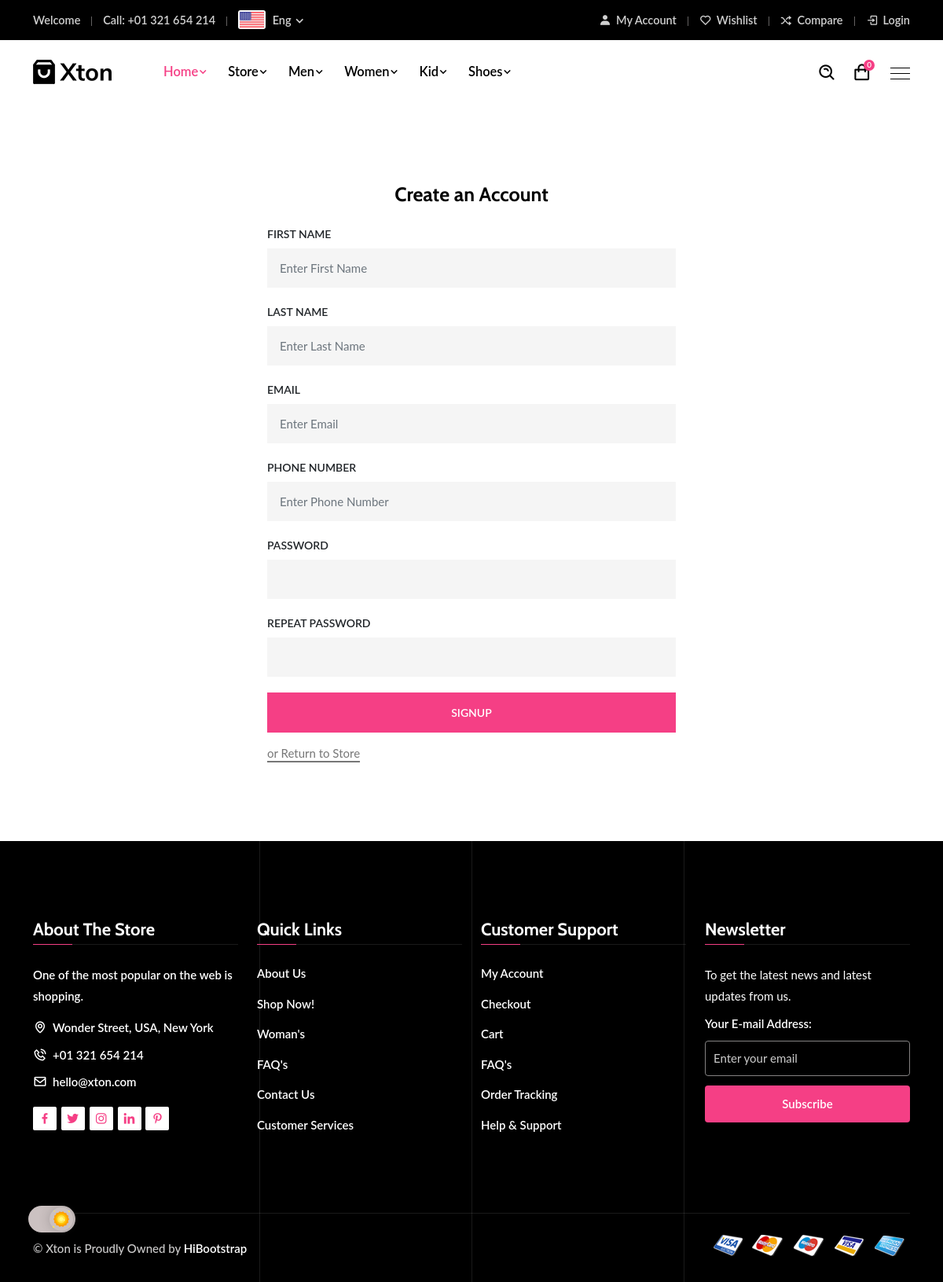
/account/register/, run on the app's committed database.
### category/models.py (models this page shows, shortened)
class Category(models.Model):
    category_name = models.CharField(max_length=50, unique=True)
    slug = models.SlugField(max_length=100, unique=True)
    description = models.TextField(max_length=255, blank=True)
    cat_image = models.ImageField(upload_to= 'photos/categories', blank=True)
    class Meta:
        verbose_name='category'
        verbose_name_plural = 'categories'
    def get_url(self):
        return reverse ('products_by_category', args=[self.slug])

### accounts/views.py (the view)
# urls.py: path('register/',views.register, name='register'),
def register(request):
    if request.method == 'POST':
        form = RegistrationForm(request.POST)
        if form.is_valid():
            first_name = form.cleaned_data['first_name']
            last_name = form.cleaned_data['last_name']
            email = form.cleaned_data['email']
            phone_number = form.cleaned_data['phone_number']
            password = form.cleaned_data['password']
            username = email.split("@")[0]
            user = Account.objects.create_user(first_name=first_name, last_name=last_name, email=email,username=username,password=password)
            user.phone_number = phone_number
            user.save()
            current_site = get_current_site(request)
            mail_subject = 'please activate your account'
            message = render_to_string('accounts/account_varification_email.html' ,{
                'user'   : user ,
                'domain' : current_site,
                'uid'    : urlsafe_base64_encode(force_bytes(user.pk)),
                'token'  : default_token_generator.make_token(user),
            })
            to_email= email
            send_email = EmailMessage(mail_subject, message, to=[to_email])
            send_email.send()
            return redirect('/account/login/?command=verification&email='+email)
    else:
         form = RegistrationForm()
    context = {
        'form' : form,
    }
    return render(request,'accounts/register.html', context)

### accounts/forms.py (shortened to what this page needs)
class RegistrationForm(forms.ModelForm):
    password = forms.CharField(widget=forms.PasswordInput(attrs={
        'palceholder': 'Enter Password',
        'class' : 'form-control',
    }))
    confirm_password = forms.CharField(widget=forms.PasswordInput(attrs={
        'palceholder': 'conform Password',
        'class' : 'form-control',
    }))
    class Meta:
        model = Account
        fields = ['first_name', 'last_name','email', 'phone_number' ,  'password' ]
    def __init__(self,*args,**kwargs):
        super(RegistrationForm,self).__init__(*args,**kwargs)
        self.fields['first_name'].widget.attrs['placeholder'] = 'Enter First Name'
        self.fields['last_name'].widget.attrs['placeholder'] = 'Enter Last Name'
        self.fields['email'].widget.attrs['placeholder'] = 'Enter Email'
        self.fields['phone_number'].widget.attrs['placeholder'] = 'Enter Phone Number'
        for field in self.fields:
            self.fields[field].widget.attrs['class'] = 'form-control'

### carts/context_processors.py (called while the page is built)
def counter(request):
    cart_count=0
    if 'admin' in request.path:
        return{}
    else:
        try:
            cart=Cart.objects.filter(cart_id=_cart_id(request))
            cart_items=CartItem.objects.all().filter(cart=cart[:1])
            for cart_item in cart_items:
                cart_count += cart_item.quantity
        except Cart.DoesNotExist:
            cart_count= 0
    return dict(cart_count=cart_count)

### carts/views.py (called while the page is built)
def _cart_id(request):
    cart=request.session.session_key
    if not cart:
        cart=request.session.create()
    return cart

### category/context_processors.py (called while the page is built)
def menu_links(request):
    links = Category.objects.all()
    return dict(links=links)

### templates/accounts/register.html (shortened to what this page needs)
{% extends 'base.html' %}
{% load static %}
{% block content %}
 <section class="signup-area ptb-100">
    <div class="container">
        <div class="signup-content">
            <h2>Create an Account</h2>
            <form action="{% url 'register' %}" class="signup-form" method="POST">
                <div class="form-group">
                    <label>First Name</label>
                    {{form.first_name}}
                </div>
                <div class="form-group">
                    <label>Last Name</label>
                    {{form.last_name}}
                </div>
                <div class="form-group">
                    <label>Email</label>
                    {{form.email}}
                </div>
                <div class="form-group">
                    <label>Phone Number</label>
                    {{form.phone_number}}
                </div>
                <div class="form-group">
                    <label>Password</label>
                    {{form.password}}
                </div>
                <div class="form-group">
                    <label>Repeat Password</label>
                    {{form.confirm_password}}
                </div>
                <button type="submit" class="default-btn">Signup</button>
                <a href="{% url 'store' %}" class="return-store">or Return to Store</a>
            </form>
        </div>
    </div>
</section>
{% endblock %}

### templates/includes/navbar.html (shortened to what this page needs)
{% load static %}
<div class="top-header">
    <div class="container">
        <div class="row align-items-center">
            <div class="col-lg-6 col-md-12">
                <ul class="header-contact-info">
                    <li>Welcome {{user.first_name}}</li>
                    <li>Call: <a href="tel:+01321654214">+01 321 654 214</a></li>
                    <li>
                        <div class="dropdown language-switcher d-inline-block">
                            <button class="dropdown-toggle" type="button" data-bs-toggle="dropdown" aria-haspopup="true" aria-expanded="false">
                                <img src="{% static 'img/us-flag.jpg' %}" alt="image">
                                <span>Eng <i class='bx bx-chevron-down'></i></span>
                            </button>
                        </div>
                    </li>
                </ul>
            </div>
            <div class="col-lg-6 col-md-12">
                <ul class="header-top-menu">
                    <li><a href="{% url 'login' %}"><i class='bx bxs-user'></i> My Account</a></li>
                    <li><a href="#" data-bs-toggle="modal" data-bs-target="#shoppingWishlistModal"><i class='bx bx-heart'></i> Wishlist</a></li>
                    <li><a href="compare.html"><i class='bx bx-shuffle'></i> Compare</a></li>
                        {% if user.id is None %}
                            <li><a href="{% url 'login' %}"><i class='bx bx-log-in'></i>Login</a></li>
                        {% else %}
                            <li><a href="{% url 'logout' %}"><i class='bx bx-log-in'></i>Logout</a></li>
                        {% endif %}
                </ul>
            </div>
        </div>
    </div>
</div>
<div class="navbar-area navbar-style-two">
    <div class="xton-nav">
        <div class="container">
            <nav class="navbar navbar-expand-md navbar-light">
                <a class="navbar-brand" href="{% url 'home' %}">
                    <img src="{% static 'img/logo.png' %}" class="main-logo" alt="logo">
                </a>
                <div class="collapse navbar-collapse mean-menu">
                    <ul class="navbar-nav">
                        <li class="nav-item"><a href="{% url 'home' %}" class="nav-link active">Home<i class='bx bx-chevron-down'></i></a></li>
                        <li class="nav-item megamenu"><a href="{% url 'store' %}" class="nav-link">Store<i class='bx bx-chevron-down'></i></a></li>
                        {% for category in links %}
                            <li class="nav-item megamenu"><a href="{{ category.get_url }}" class="nav-link">{{ category.category_name }}<i class='bx bx-chevron-down'></i></a></li>
                        {% endfor %}
                    </ul>
                    <div class="others-option">
                        <div class="option-item">
                            <div class="search-btn-box">
                                <i class="search-btn bx bx-search-alt"></i>
                            </div>
                        </div>
                        <div class="option-item">
                            <div class="cart-btn">
                                <a href="{% url 'cart' %}" data-bs-toggle="modal" data-bs-target="#shoppingCartModal"><i class='bx bx-shopping-bag'></i><span>{{cart_count}}</span></a>
                            </div>
                        </div>
                        <div class="option-item">
                            <div class="burger-menu" data-bs-toggle="modal" data-bs-target="#sidebarModal">
                                <span class="top-bar"></span>
                                <span class="middle-bar"></span>
                                <span class="bottom-bar"></span>
                            </div>
                        </div>
                    </div>
                </div>
            </nav>
        </div>
    </div>
</div>

### data on the page
Category: category_name "Men"
Category: category_name "Women"
Category: category_name "Kid"
Category: category_name "Shoes"

### other printed values
{{ cart_count }} "0"
